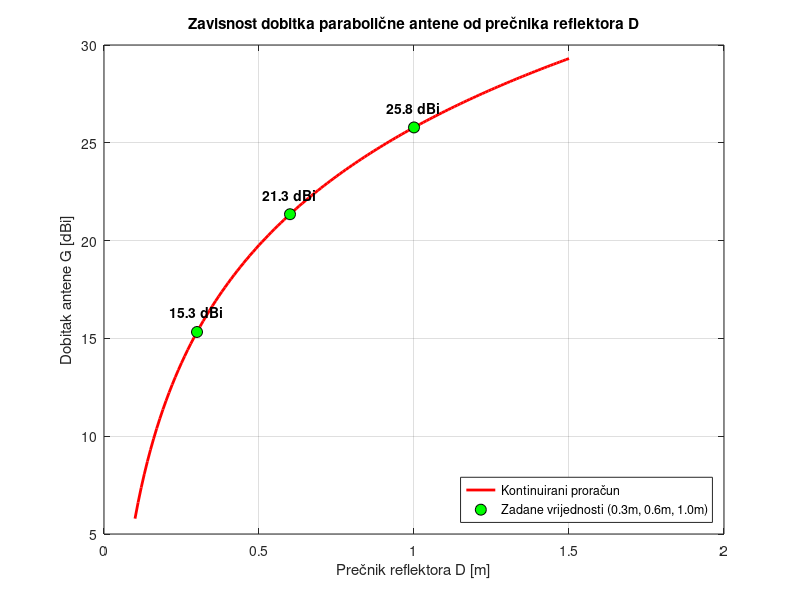
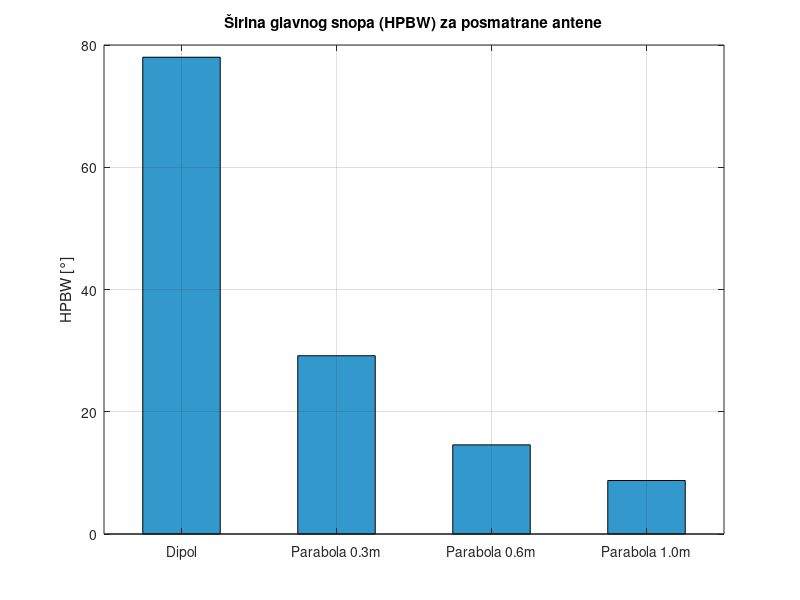

The MATLAB source for these figures, in order: (Note: this script raises an error after producing the figures.)
clear all;
clc; 
close all;

f = 2.4e9;             
c = 3e8;                
lambda = c / f;        
eta = 0.6;             
D = [0.3, 0.6, 1.0];   
G_dipol = 2.15;       
HPBW_dipol = 78;       
Pt = 20;                
d_km = 1;               
f_MHz = 2400;           

G_linear = eta * (pi * D / lambda).^2;  
G_parabola = 10 * log10(G_linear);     
HPBW_parabola = 70 * lambda ./ D;       

D_kontinuirano = 0.1:0.01:1.5;         
G_kont_lin = eta * (pi * D_kontinuirano / lambda).^2;
G_kont_dBi = 10 * log10(G_kont_lin);

figure('Name', 'Zavisnost Dobitka od Prečnika');
plot(D_kontinuirano, G_kont_dBi, 'LineWidth', 2, 'Color', 'r');
hold on;
plot(D, G_parabola, 'ko', 'MarkerFaceColor', 'g', 'MarkerSize', 8); 
grid on;
title('Zavisnost dobitka parabolične antene od prečnika reflektora D');
xlabel('Prečnik reflektora D [m]');
ylabel('Dobitak antene G [dBi]');
legend('Kontinuirani proračun', 'Zadane vrijednosti (0.3m, 0.6m, 1.0m)', 'Location', 'SouthEast');

for i = 1:length(D)
    text(D(i), G_parabola(i) + 1, sprintf('%.1f dBi', G_parabola(i)), ...
        'HorizontalAlignment', 'center', 'FontWeight', 'bold');
end


figure('Name', 'Poređenje HPBW');
sve_HPBW = [HPBW_dipol, HPBW_parabola];
b1 = bar(sve_HPBW, 0.5, 'FaceColor', [0.2 0.6 0.8]);
grid on;
set(gca, 'XTickLabel', {'Dipol', 'Parabola 0.3m', 'Parabola 0.6m', 'Parabola 1.0m'});
title('Širina glavnog snopa (HPBW) za posmatrane antene');
ylabel('HPBW [°]');

xtips1 = b1.XEndPoints;
ytips1 = b1.YEndPoints;
labels1 = string(round(b1.YData, 1)) + "°"; % Prikaz sa stepenima
text(xtips1, ytips1, labels1, 'HorizontalAlignment', 'center', ...
    'VerticalAlignment', 'bottom', 'FontWeight', 'bold');


FSPL = 32.44 + 20*log10(d_km) + 20*log10(f_MHz); 
Pr_dipol = Pt + G_dipol + G_dipol - FSPL;        
Pr_parabole = Pt + G_parabola + G_parabola - FSPL;
sve_Snage = [Pr_dipol, Pr_parabole];

figure('Name', 'Budžet snage primatelja'); 
b2 = bar(sve_Snage, 0.5, 'FaceColor', [0.8 0.4 0.2]);
grid on;

set(gca, 'XTickLabel', {'Dipol-Dipol', 'Parabola 0.3m', 'Parabola 0.6m', 'Parabola 1.0m'});
xtickangle(15); 

title('Primljena snaga Pr na udaljenosti od 1 km');
ylabel('Pr [dBm]');

ylim([min(sve_Snage) - 10, 0]);

xtips2 = b2.XEndPoints;
ytips2 = b2.YEndPoints;
labels2 = string(round(b2.YData, 1)) + " dBm"; 

for i = 1:length(sve_Snage)
    text(xtips2(i), ytips2(i) - 1, labels2(i), ...
        'HorizontalAlignment', 'center', ...
        'VerticalAlignment', 'top', ... 
        'FontWeight', 'bold');
end
